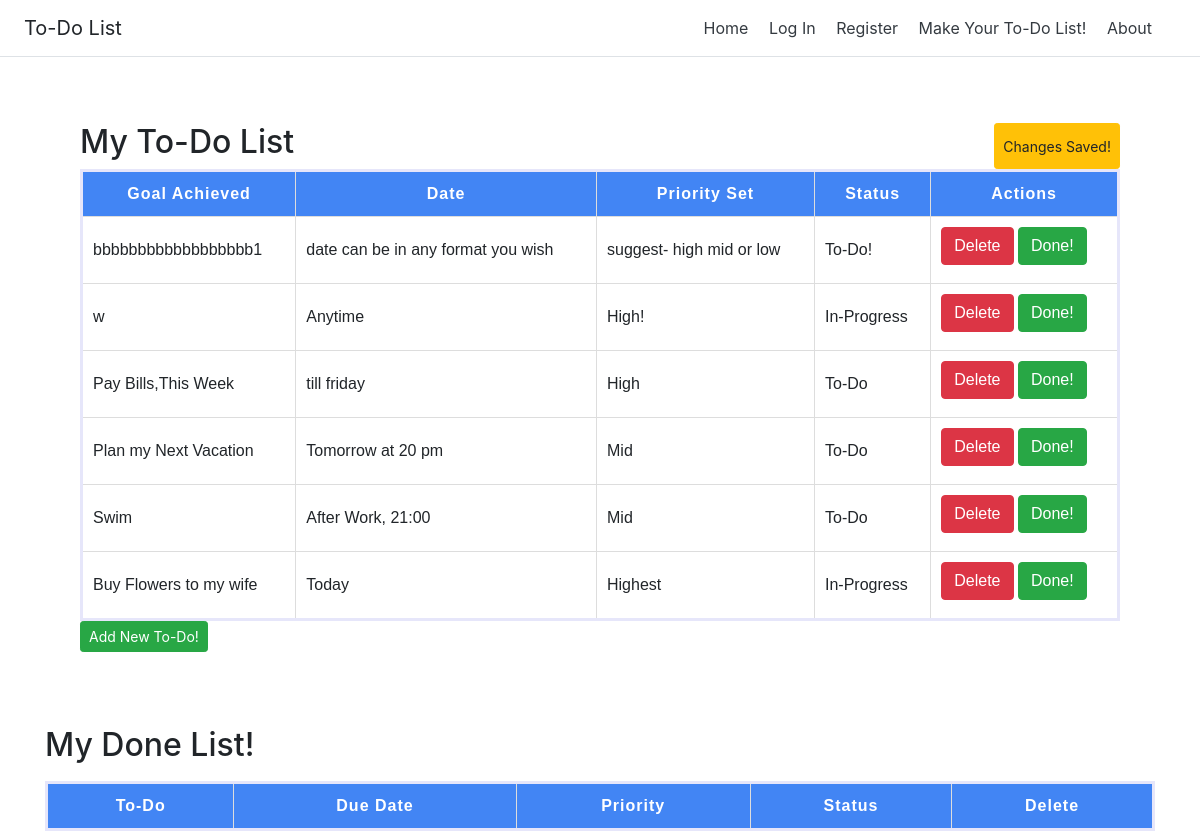
Screenshot of /todo_list (signed in) with the database file from the repository.
### app_2.py (models this page shows)
class Todolist(db.Model):
    username = db.Column(db.String(15))
    id = db.Column(db.Integer, primary_key=True)
    board = db.Column(db.String(50))
    task_name = db.Column(db.String(200))
    priority = db.Column(db.String(200))
    status = db.Column(db.String(50))
    due_date = db.Column(db.String)

### app_2.py (the view)
@app.route('/todo_list', methods=['GET', 'POST'])
@login_required
def todolist():
    user_logged = is_user_logged_in()
    if current_user.is_authenticated:
        logged_user = current_user.username
    form = TodolistForm(request.form)
    if request.method == "POST" and form.validate():
        new_todo = Todolist(username=logged_user, board="main",
                            task_name=form.task_name.data, due_date=form.due_date.data,
                            priority=form.priority.data, status=form.status.data)
        db.session.add(new_todo)
        db.session.commit()
    conn = get_db_connection()
    todolist_table = sql_query('SELECT id, task_name, due_date, priority,status FROM `Todolist` WHERE username =? and board=?',
                               [logged_user,'main'])
    done_list_table = sql_query('SELECT id, task_name, due_date, priority,status FROM `Todolist` WHERE username =? and board=?',
                               [logged_user,'done'])
    return render_template("/todo_list.html", form=form, Todolist=Todolist, todolist_table=todolist_table,done_list_table=done_list_table, logged_user=logged_user)

### app_2.py
class TodolistForm(FlaskForm):
    task_name = StringField('Goal', validators=[InputRequired(), Length(max=50)])
    due_date = StringField('Due Date', validators=[InputRequired(), Length(max=50)])
    priority = StringField('Priority', validators=[InputRequired(), Length(max=50)])
    status = StringField('Status', validators=[InputRequired(), Length(max=50)])

### app_2.py (called while the page is built)
def get_db_connection():
    conn = sqlite3.connect('database.db')
    conn.row_factory = sqlite3.Row
    return conn

@login_manager.user_loader
def load_user(user_id):
    return User.query.get(int(user_id))

def is_user_logged_in():
    return current_user.is_authenticated

def sql_query(query, params):
   conn = get_db_connection()
   cur = conn.cursor()
   cur.execute(query, params)
   rows = cur.fetchall()
   return rows

### template/todo_list.html (shortened to what this page needs)
{% import "bootstrap/wtf.html" as wtf %}
{% include "layout.html" %}
<html lang="en" xmlns="http://www.w3.org/1999/html">
<head>
</head>
<body>
<div class="row" style="padding: 50px;">
    <h2>My To-Do List</h2>
<div>
</div>
<table>
    <tr>
    <th style="text-align:center">Goal Achieved</th>
    <th style="text-align:center">Date</th>
    <th style="text-align:center">Priority Set</th>
    <th style="text-align:center">Status</th>
    <th style="text-align:center">Actions</th>
  </tr>
<ul>
    </ul>
{%  for row in todolist_table %}
    <form class="todo_table", id="1">
      <td>
       <div class='edit' > {{ row[1] }}</div>
      </td>
    <td>
       <div class='edit' > {{ row[2] }} </div>
        </td>
    <td>
       <div class='edit' > {{ row[3] }} </div>
        </td>
       <td>
           <div class='edit' > {{ row[4] }} </div>
       </td>
    </form>
                <td>
<form method="POST" action="/delete_todo/{{ row[0] }}">
 <input align-text="center" type="submit" class="btn btn-danger mb-2"  value="Delete"  id="{{ row[0] }}">
 </form>
<form method="POST" action="/done_todo/{{ row[0] }}{{ row[1] }}{{ row[2] }}{{ row[3] }}{{ row[4] }}">
 <input align-text="center" type="submit" class="btn btn-success mb-2"  value="Done!"  id="{{ row[0] }}">
 </form>
            </td>
    {% endfor %}
    <button class="btn btn-warning btn-sm pull-left" type="submit To-Do Changes!">Changes Saved!</button>
</table>
      <button class="btn btn-success btn-sm pull-left" class="open-button" onclick="openForm()">Add New To-Do!</button>
</div>
        <h2>My Done List!</h2>
<table>
<tr>
    <th style="text-align:center">To-Do</th>
    <th style="text-align:center">Due Date</th>
    <th style="text-align:center">Priority</th>
    <th style="text-align:center">Status</th>
    <th style="text-align:center">Delete</th>
  </tr>
</table>
</body>
</html>
</body>
</html>

### template/layout.html (shortened to what this page needs)
<!doctype html>
<html lang="en">
  <head>
    <link rel="stylesheet" href="https://stackpath.bootstrapcdn.com/bootstrap/4.1.0/css/bootstrap.min.css">
  </head>
  <body>
    <div class="d-flex flex-column flex-md-row align-items-center p-3 px-md-4 mb-3 bg-white border-bottom box-shadow">
      <h5 class="my-0 mr-md-auto font-weight-normal">To-Do List</h5>
      <nav class="my-2 my-md-0 mr-md-3">
        <a class="p-2 text-dark" href="/" title="Home">Home</a>
        {% if not user_logged %}
          <a class="p-2 text-dark" href="/login">Log In</a>
          <a class="p-2 text-dark" href="/register">Register</a>
        <a class="p-2 text-dark" href="/todo_list">Make Your To-Do List!</a>
        <a class="p-2 text-dark" href="/about">About</a>
        {% else %}
          <a class="p-2 text-dark" href="/todo_list">To-Do Lists !</a>
          <a class="p-2 text-dark" href="/logout">Logout</a>
         <a class="p-2 text-dark" href="/about">About</a>
        {% endif %}
      </nav>
    </div>
    <div class="container">
</html>

### template/todo_list.html (style rules this page uses)
form { display: inline-block; //Or display: inline; }
table { font-family: arial, sans-serif; margin: auto; border-collapse: collapse; width: 100%; }
td, th { border: 1px solid #dddddd; text-align: left; padding: 8px; }
.edit { width: 100%; height: 25px; }
table { border:3px solid lavender; border-radius:3px; table-layout: auto; }
table tr:nth-child(1) { background-color:#4285f4; }
table tr:nth-child(1) th { color:white; padding:10px 0px; letter-spacing: 1px; }
table td { padding:10px; }

### rows the page displays
Todolist: task_name "bbbbbbbbbbbbbbbbbb1", due_date "date can be in any format you wish", priority "suggest- high mid or low", status "To-Do!"
Todolist: task_name "w", due_date "Anytime", priority "High!", status "In-Progress"
Todolist: task_name "Pay Bills,This Week", due_date "till friday", priority "High", status "To-Do"
Todolist: task_name "Plan my Next Vacation", due_date "Tomorrow at 20 pm", priority "Mid", status "To-Do"
Todolist: task_name "Swim", due_date "After Work, 21:00", priority "Mid", status "To-Do"
Todolist: task_name "Buy Flowers to my wife", due_date "Today", priority "Highest", status "In-Progress"
